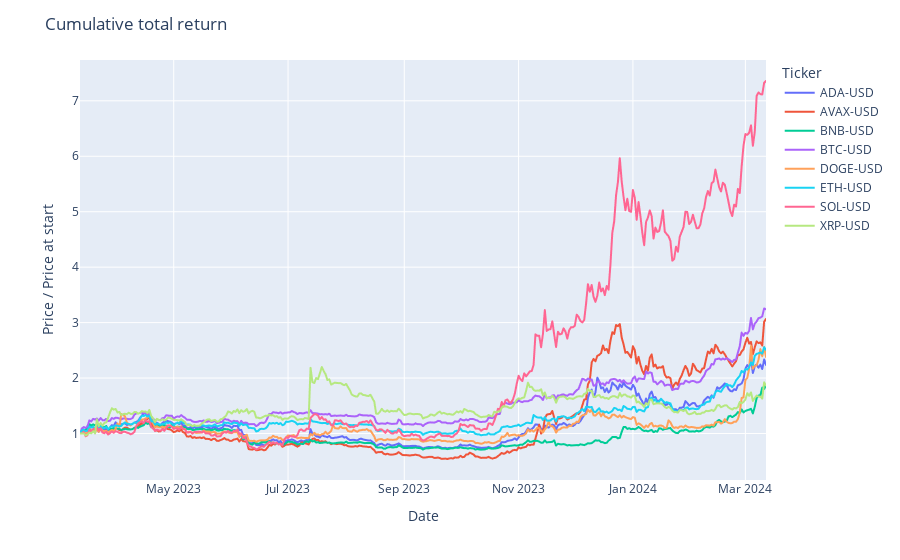

The code cell stored with this chart in its notebook:
### Markdown cell above
To examine which currency had the highest price increase over the past year we divide each price by its starting value one year ago. This gives us the ability to compare the relative performance over time.

### Code cell
import plotly.express as px

fig = px.line(cum_total_returns)
fig.update_layout(
    title = "Cumulative total return",
    yaxis_title = "Price / Price at start"
)
fig.show()

### Figure 1 — Plotly figure (JSON) as saved in the notebook; plotly's stock layout.template omitted (floating-point values rounded to 4 significant figures; data arrays with more than 128 entries replaced by an {"elided": "..."} marker saying what was removed)
{"data": [{"hovertemplate": "Ticker=ADA-USD<br>Date=%{x}<br>value=%{y}<extra></extra>", "legendgroup": "ADA-USD", "line": {"color": "#636efa", "dash": "solid"}, "marker": {"symbol": "circle"}, "mode": "lines", "name": "ADA-USD", "showlegend": true, "type": "scattergl", "x": {"elided": "367 str values"}, "xaxis": "x", "y": {"elided": "367 float values"}, "yaxis": "y"}, {"hovertemplate": "Ticker=AVAX-USD<br>Date=%{x}<br>value=%{y}<extra></extra>", "legendgroup": "AVAX-USD", "line": {"color": "#EF553B", "dash": "solid"}, "marker": {"symbol": "circle"}, "mode": "lines", "name": "AVAX-USD", "showlegend": true, "type": "scattergl", "x": {"elided": "367 str values"}, "xaxis": "x", "y": {"elided": "367 float values"}, "yaxis": "y"}, {"hovertemplate": "Ticker=BNB-USD<br>Date=%{x}<br>value=%{y}<extra></extra>", "legendgroup": "BNB-USD", "line": {"color": "#00cc96", "dash": "solid"}, "marker": {"symbol": "circle"}, "mode": "lines", "name": "BNB-USD", "showlegend": true, "type": "scattergl", "x": {"elided": "367 str values"}, "xaxis": "x", "y": {"elided": "367 float values"}, "yaxis": "y"}, {"hovertemplate": "Ticker=BTC-USD<br>Date=%{x}<br>value=%{y}<extra></extra>", "legendgroup": "BTC-USD", "line": {"color": "#ab63fa", "dash": "solid"}, "marker": {"symbol": "circle"}, "mode": "lines", "name": "BTC-USD", "showlegend": true, "type": "scattergl", "x": {"elided": "367 str values"}, "xaxis": "x", "y": {"elided": "367 float values"}, "yaxis": "y"}, {"hovertemplate": "Ticker=DOGE-USD<br>Date=%{x}<br>value=%{y}<extra></extra>", "legendgroup": "DOGE-USD", "line": {"color": "#FFA15A", "dash": "solid"}, "marker": {"symbol": "circle"}, "mode": "lines", "name": "DOGE-USD", "showlegend": true, "type": "scattergl", "x": {"elided": "367 str values"}, "xaxis": "x", "y": {"elided": "367 float values"}, "yaxis": "y"}, {"hovertemplate": "Ticker=ETH-USD<br>Date=%{x}<br>value=%{y}<extra></extra>", "legendgroup": "ETH-USD", "line": {"color": "#19d3f3", "dash": "solid"}, "marker": {"symbol": "circle"}, "mode": "lines", "name": "ETH-USD", "showlegend": true, "type": "scattergl", "x": {"elided": "367 str values"}, "xaxis": "x", "y": {"elided": "367 float values"}, "yaxis": "y"}, {"hovertemplate": "Ticker=SOL-USD<br>Date=%{x}<br>value=%{y}<extra></extra>", "legendgroup": "SOL-USD", "line": {"color": "#FF6692", "dash": "solid"}, "marker": {"symbol": "circle"}, "mode": "lines", "name": "SOL-USD", "showlegend": true, "type": "scattergl", "x": {"elided": "367 str values"}, "xaxis": "x", "y": {"elided": "367 float values"}, "yaxis": "y"}, {"hovertemplate": "Ticker=XRP-USD<br>Date=%{x}<br>value=%{y}<extra></extra>", "legendgroup": "XRP-USD", "line": {"color": "#B6E880", "dash": "solid"}, "marker": {"symbol": "circle"}, "mode": "lines", "name": "XRP-USD", "showlegend": true, "type": "scattergl", "x": {"elided": "367 str values"}, "xaxis": "x", "y": {"elided": "367 float values"}, "yaxis": "y"}], "layout": {"legend": {"title": {"text": "Ticker"}, "tracegroupgap": 0}, "margin": {"t": 60}, "title": {"text": "Cumulative total return"}, "xaxis": {"anchor": "y", "domain": [0, 1], "title": {"text": "Date"}}, "yaxis": {"anchor": "x", "domain": [0, 1], "title": {"text": "Price / Price at start"}}}}
